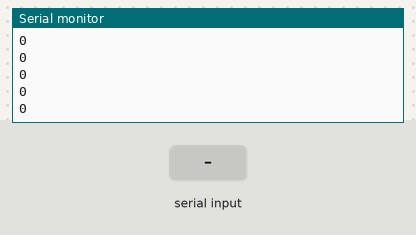
The sketch below on a simulated Arduino Uno, built with avr-gcc and run on an emulated ATmega328P. Shown: the last lines printed to the serial monitor. The test bench sets the inputs (shaded band).

Above: at 1.2 s.
1.3 s: "90,45\n" received over Serial
At 2.5 s:
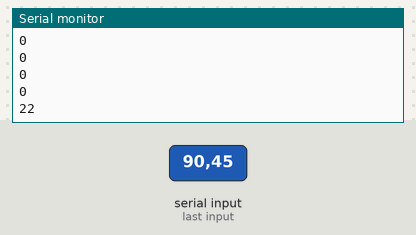
2.8 s: "30,150\n" received over Serial
At 4.17 s:
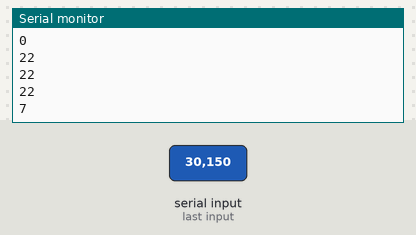
Timing chart, 0 to 5.8 s (numbered marks = the images above; inputs shaded):
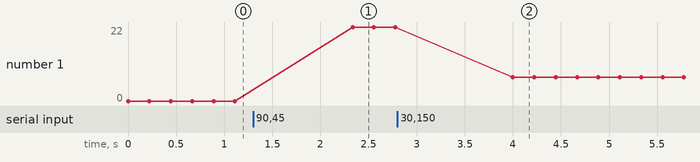

The sketch:

comunicacion_shooter.ino
```cpp
#include <Servo.h>
Servo servo1;

int pin = 9;    // pin de conexión PWM al servo
String strCord;
int Cordenada1;

void setup()
{

  Serial.begin(9600);
  //servo1.attach(pin);
}

void loop() {

  if (Serial.available()) {
    strCord = Serial.readString();


    Cordenada1 = strCord.toInt();

    Cordenada1 = map(Cordenada1, 0, 600, 0, 150);

  }
  //
  servo1.write(Cordenada1);
  Serial.println(Cordenada1);
  delay(222);

}
```

Measured:
- after the input at 1.3 s, the serial monitor: prints a new line after 1.0 s (image 1)
- after the input at 2.8 s, the serial monitor: prints a new line after 1.2 s (image 2)
- plotted number 1: 0 → 22 after the input at 1.3 s, 22 → 7 after the input at 2.8 s
